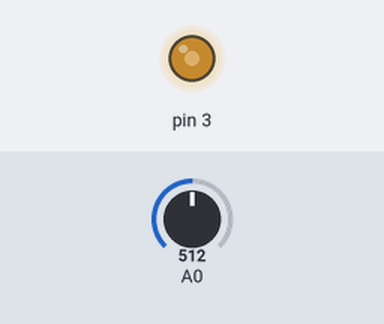
Bench run of a sketch on a simulated Arduino Uno, built with avr-gcc and run on an emulated ATmega328P. On the bench: output pins drawn as LEDs (lit = HIGH). The inputs (shaded band) are chosen by the test bench; at power-on: A0 = 512.

Above: at 1.2 s.
1.3 s: A0 set to 306
At 2.2 s:
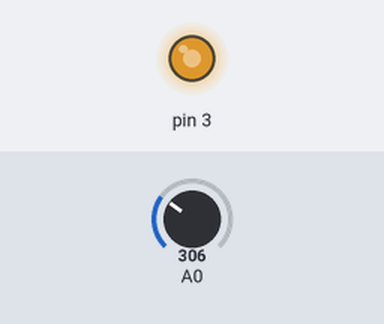
2.8 s: A0 set to 122
At 3.4 s:
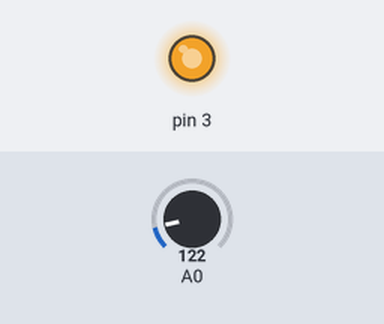
4.3 s: A0 set to 900
At 5.5 s:
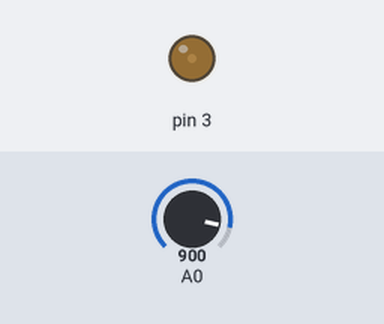
5.8 s: A0 set to 1023
At 6.8 s:
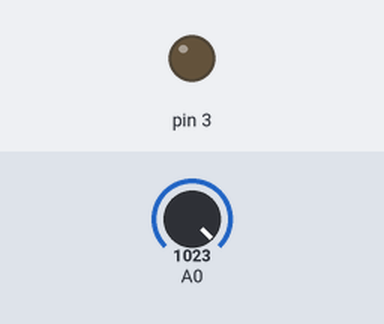
7.3 s: A0 set to 511
At 8.0 s:
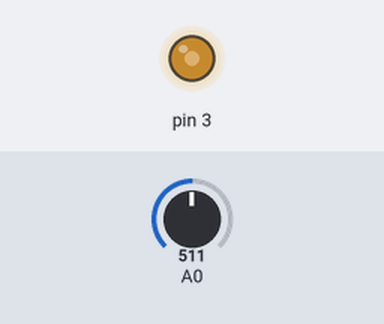
Timing chart, 0 to 9.8 s (numbered marks = the images above; inputs shaded):
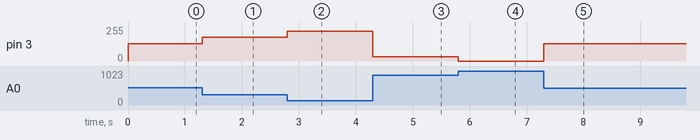

Measured:
- after the input at 1.3 s, pin 3: 128/255 → 179/255 at once
- after the input at 2.8 s, pin 3: 179/255 → 225/255 at once
- after the input at 4.3 s, pin 3: 225/255 → 31/255 at once
- after the input at 5.8 s, pin 3: 31/255 → 0/255 at once
- after the input at 7.3 s, pin 3: 0/255 → 128/255 at once

The sketch:

potentiometer_with_led.ino
```cpp
int pot=A0;
int led=3;

void setup() {
  // put your setup code here, to run once:
pinMode(A0,INPUT);
pinMode(3,OUTPUT);

}

void loop() {
  // put your main code here, to run repeatedly:
int val=analogRead(A0);
int pwm=map(val,0,1023,255,0);
analogWrite(3,pwm);

}
```
